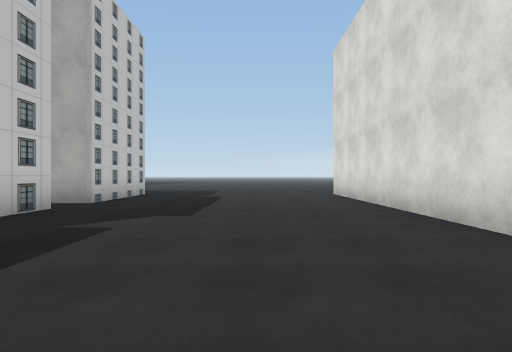
View 1 (above)

24 first-person views from a walk through a scene from a Unity 3-D project. The camera is 1.2 m above the floor, looks level and sees 75° across. Doors are open. The floor is counted in squares, 2 m on a side. Each view is taken from the middle of a square. On the plan, view 1 faces up. The plan holds only what a view shows up to about 10 squares ahead; the rest is blank. The place goes on beyond the plan. The player is left out. Some surface patterns are stand-ins.

View 2
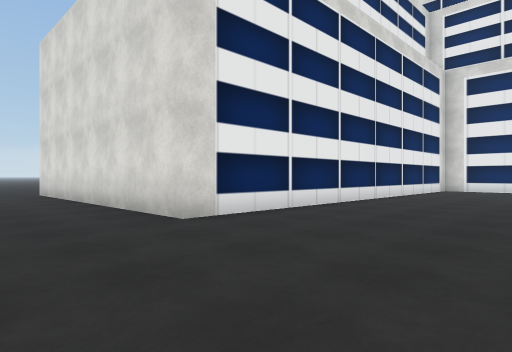

View 3
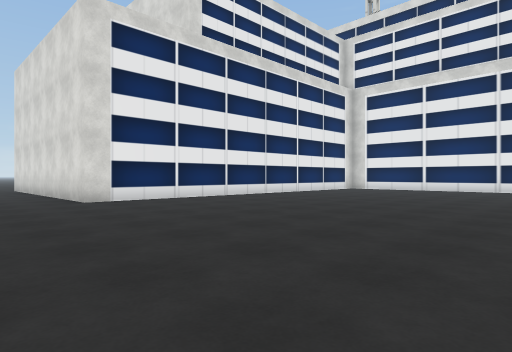

View 4
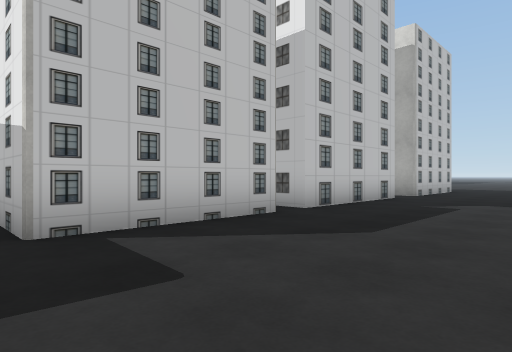

View 5
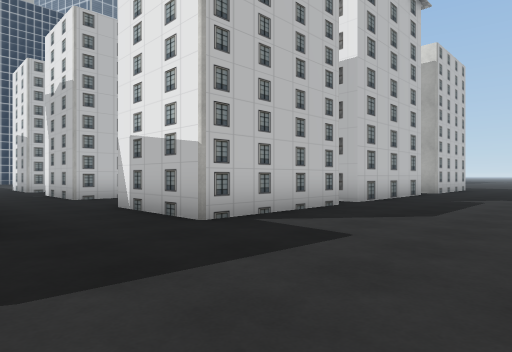

View 6
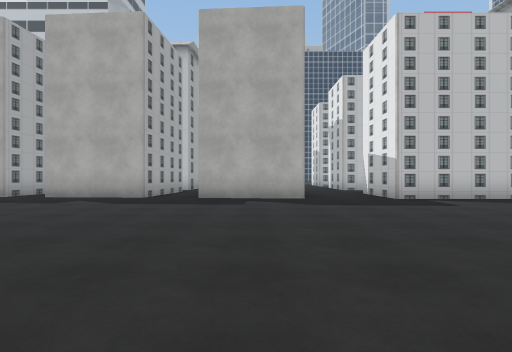

View 7
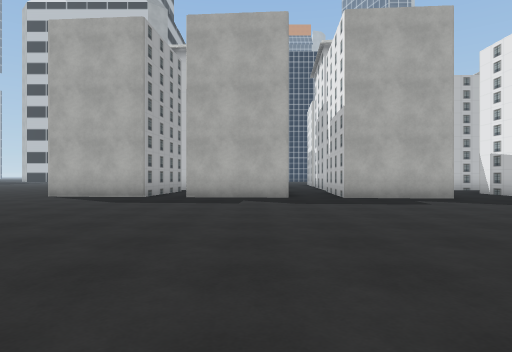

View 8
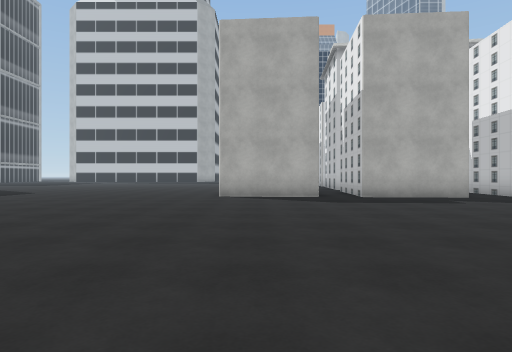

View 9
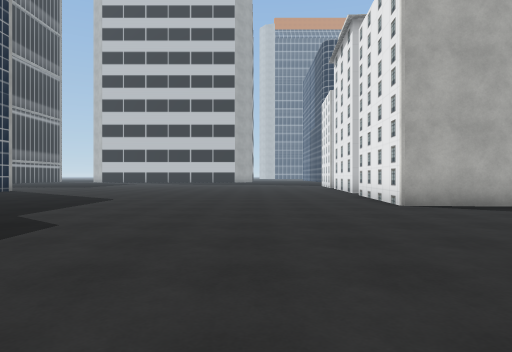

View 10
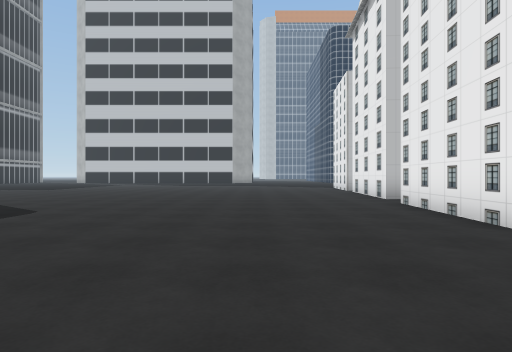

View 11
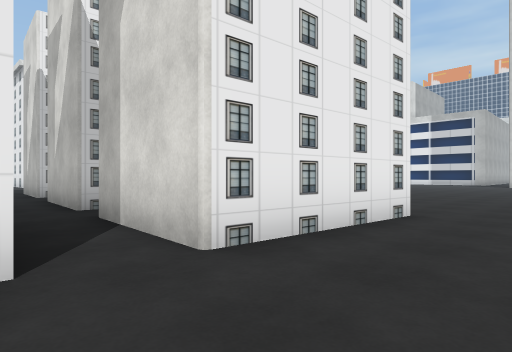

View 12
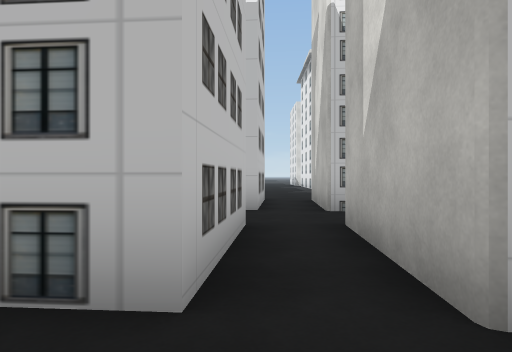

View 13
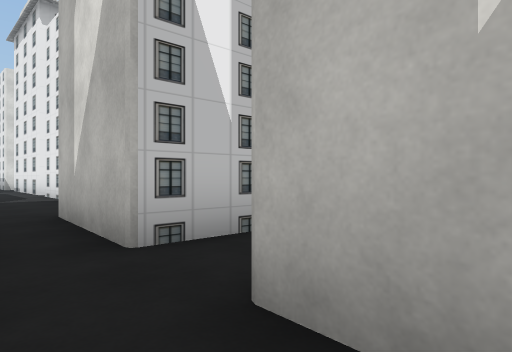

View 14
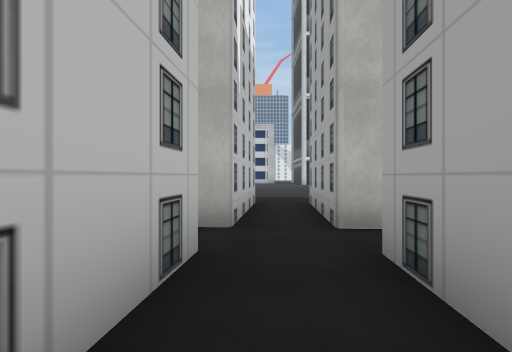

View 15
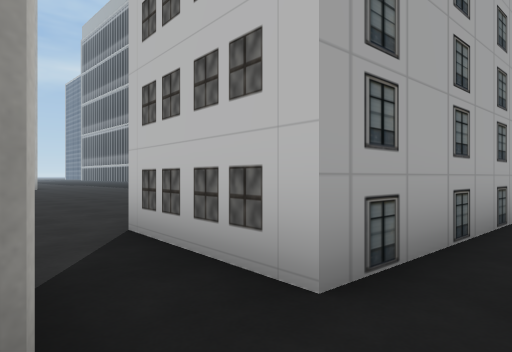

View 16
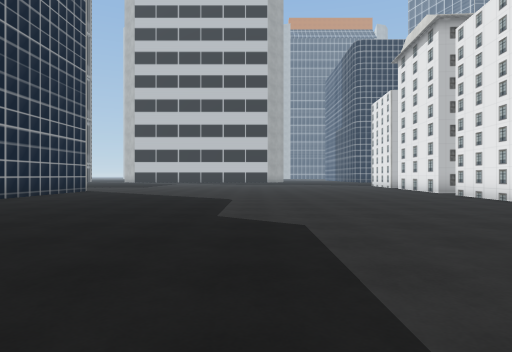

View 17
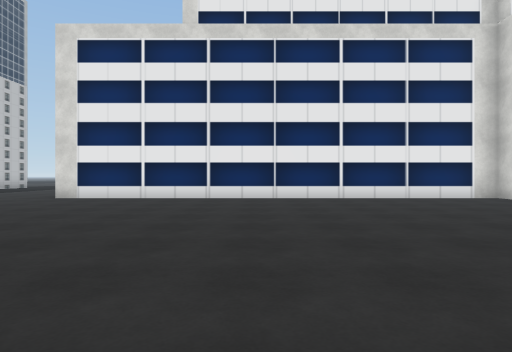

View 18
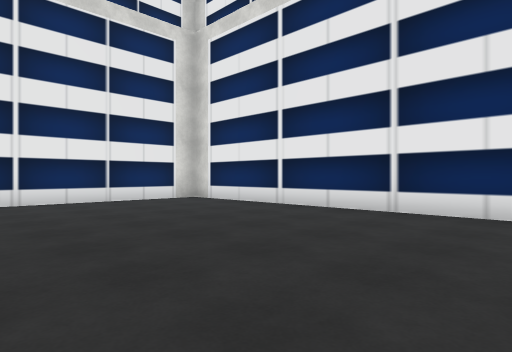

View 19
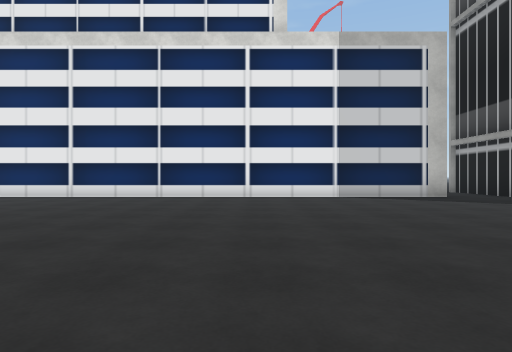

View 20
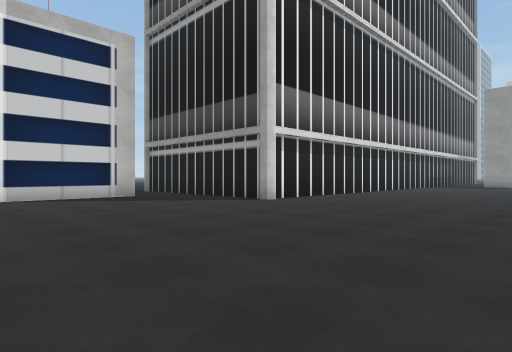

View 21
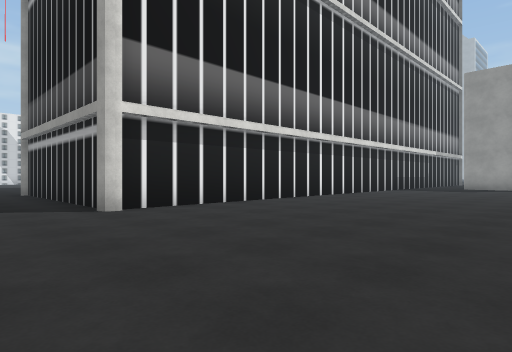

View 22
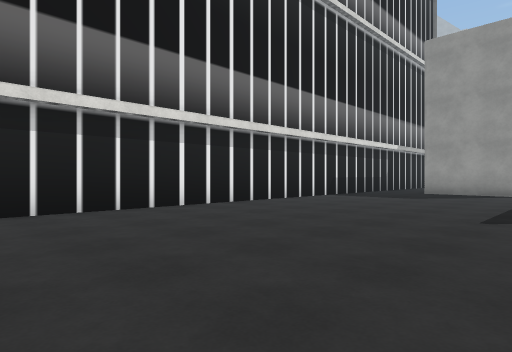

View 23
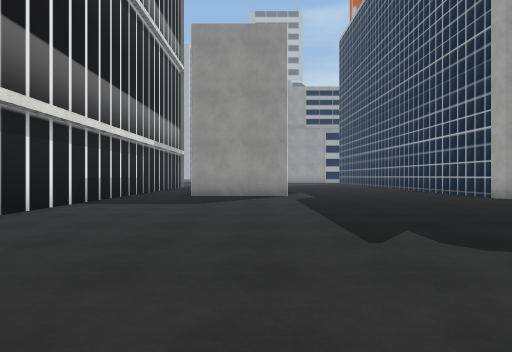

View 24
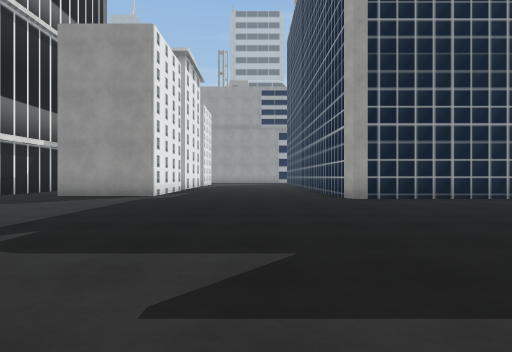

### Floor plan
Points are (right, up) in squares from view 1. A wall is a line through its corners. A room is listed if a view was taken in it or the views show most of it. See-through windows are left out.
Room 1 (views 1, 2, 3, 4, 5, 6, 7, 8, 9, 10, 11, 16, 17, 18, 19, 20, 21, 22, 23, 24)
walls: (-5, -9) (-4.2, -9.1) (-4.4, -11.9); (-4.5, -13.3) (-4.7, -16.1) (-8.4, -15.8); (-3.9, -4.7) (-4.1, -7.6) (-7.8, -7.3) (-7.6, -4.5); (-8.8, -4.6) (-9, -7); (-9.6, -15.7) (-11, -15.6); (-3.7, 1.2) (-3.7, -2.3) (-6.5, -2.3); (-6.5, -0.3) (-6.5, 1.1); (-9.1, -1.1) (-9.1, -2.3) (-11.5, -2.3); (14.5, -13.5) (14.5, 3) (2.6, 3) (2.6, 10.6); (-3.7, 6.1) (-3.7, 2.1); (-3.7, -28.7) (0.1, -28.7) (0.6, -28.8) (0.6, -30); (6, -29.9) (8.9, -29.9); (-3.7, 10) (-3.7, 7.3) (-4.5, 7.3); (-8, -28.7) (-6.6, -28.7); (10.9, -30) (10.9, -15.3) (15.5, -15.3)
ways out: opening at (-9, -16) to room 2; opening at (-7.5, -7.5)
Room 2 (views 12, 13, 14, 15)
walls: (-9.1, -8.9) (-9.3, -11.5) (-11.3, -11.4); (-12.5, -12.7) (-9.4, -13) (-9.6, -15.7); (-8.4, -15.8) (-8.2, -13.1) (-6.2, -13.2); (-4.4, -11.9) (-8.1, -11.6) (-7.9, -8.8)
ways out: opening at (-9, -16) to room 1; gap at (-9, -9)

Where each view was taken, in squares from view 1:
view 1: 0 up, 0 right, facing up
view 2: 1 down, 0 right, facing up-right
view 3: 5 down, 0 right, facing up-right
view 4: 3 down, 0 right, facing up-left
view 5: 5 down, 0 right, facing up-left
view 6: 6 down, 5 right, facing left
view 7: 10 down, 5 right, facing left
view 8: 15 down, 5 right, facing left
view 9: 19 down, 2 right, facing left
view 10: 19 down, 1 left, facing left
view 11: 18 down, 10 left, facing up-right
view 12: 13 down, 9 left, facing up
view 13: 10 down, 9 left, facing up-right
view 14: 12 down, 12 left, facing right
view 15: 12 down, 8 left, facing down-left
view 16: 22 down, 2 right, facing left
view 17: 6 down, 8 right, facing up
view 18: 5 down, 9 right, facing up-right
view 19: 8 down, 5 right, facing right
view 20: 9 down, 5 right, facing down-right
view 21: 13 down, 5 right, facing down-right
view 22: 18 down, 5 right, facing down-right
view 23: 20 down, 7 right, facing down
view 24: 20 down, 3 right, facing down
